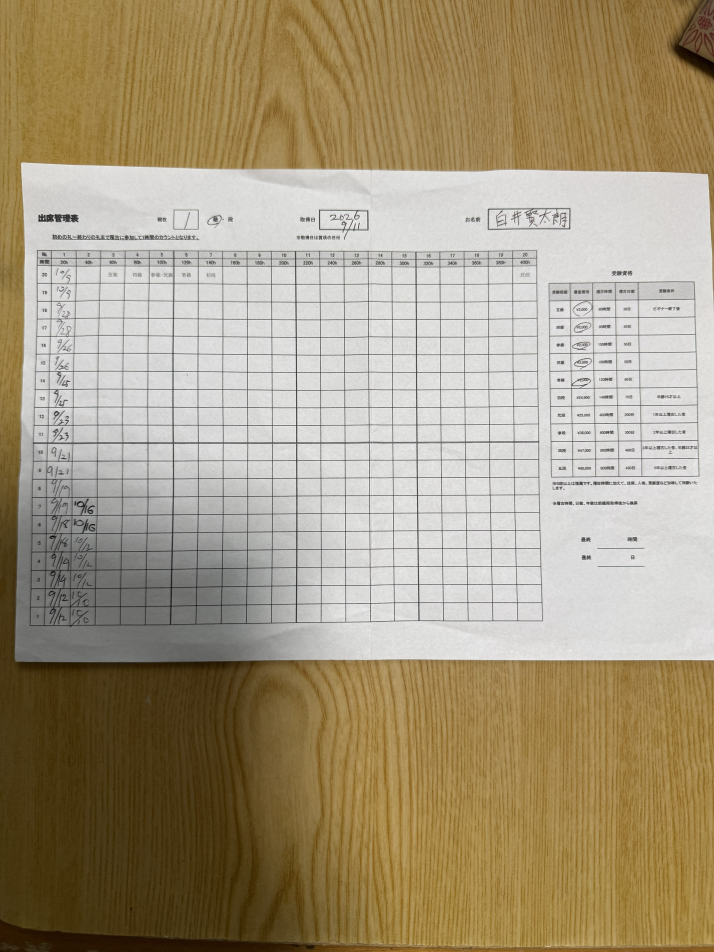
#> input picture work/paper-attendance-ai-verification-20261019/images/paper-attendance-source-20261019.jpg, 4284 x 5712 px (shown at 1/6 size)
$ python paper-attendance-preprocess-prototype.py paper-attendance-ai-verification-20261019/images/paper-attendance-source-20261019.jpg out.png
#> lines starting #> are read from the running program, lines starting #| are printed output that depends on the picture; after the words box and inside, x2 and y2 are one past the last pixel; in counts of white or black regions, pixels touching at a corner belong together
#!/usr/bin/env python3
"""Independent paper-attendance image preprocessing prototype.

This script writes image artifacts only. It never calls an API or Firestore.
It uses the existing review-screen corners as a coarse search seed, then snaps
all 21 x/y grid boundaries to image evidence before extracting 400 cards.
"""
from __future__ import annotations

import argparse
import json
from pathlib import Path

import numpy as np
from PIL import Image, ImageDraw, ImageEnhance, ImageFont

ROWS = COLS = 20
CARD_W, CARD_H = 320, 180
MESH_SUBDIV = 8
# Character strokes may cross any of the four printed outer rules.  The normal
# 20x20 image remains rule-to-rule; only the separate extraction image maps a
# narrow source margin into its outermost cards.
CHARACTER_SOURCE_MARGIN = 28
# Search seeds inherited from paper_attendance_review.js, refined below.
SEED = (270 / 4284, 1622 / 5712, 3255 / 4284, 3754 / 5712)


def smooth(values: np.ndarray, radius: int = 2) -> np.ndarray:
    kernel = np.ones(radius * 2 + 1, dtype=np.float64) / (radius * 2 + 1)
    return np.convolve(values.astype(np.float64), kernel, mode="same")


def snap_regular_lines(score: np.ndarray, start: float, end: float, count: int,
                       radius: int) -> list[int]:
    """Snap regularly-spaced seed positions to local projection maxima."""
    result: list[int] = []
    for expected in np.linspace(start, end, count):
        lo = max(0, int(round(expected)) - radius)
        hi = min(len(score), int(round(expected)) + radius + 1)
        position = lo + int(np.argmax(score[lo:hi]))
        if result and position <= result[-1]:
            raise RuntimeError("GRID_LINES_NOT_MONOTONIC")
        result.append(position)
    gaps = np.diff(result)
    median = float(np.median(gaps))
    if median <= 0 or np.max(np.abs(gaps - median)) > median * 0.35:
        raise RuntimeError("GRID_LINE_SPACING_UNSTABLE")
    return result


def detect_grid(gray: np.ndarray) -> tuple[list[int], list[int], np.ndarray]:
    height, width = gray.shape
    x0, y0, x1, y1 = (SEED[0] * width, SEED[1] * height,
                       SEED[2] * width, SEED[3] * height)
    # Dark pixels form long projection peaks at printed grid lines. The broad
    # search band tolerates camera position changes while excluding page text.
    dark = gray < 165
    y_band = dark[max(0, int(y0 - height * .035)):min(height, int(y1 + height * .035)), :]
    x_band = dark[:, max(0, int(x0 - width * .035)):min(width, int(x1 + width * .035))]
    vertical = smooth(y_band.sum(axis=0), 2)
    horizontal = smooth(x_band.sum(axis=1), 2)
    # Keep the local window well below half a cell, otherwise handwriting in
    # the first columns can pull two adjacent seeds onto the same stroke.
    x_lines = snap_regular_lines(vertical, x0, x1, COLS + 1, max(12, int(width * .006)))
    y_lines = snap_regular_lines(horizontal, y0, y1, ROWS + 1, max(12, int(height * .0062)))
    return x_lines, y_lines, dark


# [33 lines left out: functions local_intersection, refine_vertical_intersection, not called in this run]


def trace_vertical_rule_continuous(gray: np.ndarray, expected_x: int,
                                   y_start: int, y_end: int,
                                   radius: int = 48, y_step: int = 4
                                   ) -> list[tuple[float, float]]:
    """Trace one complete vertical rule before choosing its intersections.

    A local intersection can repeatedly lock onto handwritten ``1`` strokes.
    This full-height path instead requires narrow vertical evidence to remain
    continuous across cell interiors.  A small slope state permits gradual
    paper curvature without allowing jumps to handwriting, folds or shadows.
    """
    h, w = gray.shape
    lo = max(2, expected_x-radius)
    hi = min(w-3, expected_x+radius)
    xs = np.arange(lo, hi+1, dtype=np.int32)
    ys = list(range(max(2, y_start), min(h-3, y_end)+1, y_step))
    if ys[-1] != min(h-3, y_end):
        ys.append(min(h-3, y_end))
    slopes = np.arange(-2, 3, dtype=np.int32)
    darkness = 255.0-gray.astype(np.float64)
    evidence = np.zeros((len(ys), len(xs)), dtype=np.float64)
    for k, yy in enumerate(ys):
        ya, yb = max(0, yy-10), min(h, yy+11)
        for j, xx in enumerate(xs):
            center = float(darkness[ya:yb, xx-1:xx+2].mean())
            left = float(darkness[ya:yb, xx-10:xx-7].mean())
            right = float(darkness[ya:yb, xx+8:xx+11].mean())
            # Narrow center-minus-surround evidence rejects broad shadows.
            evidence[k, j] = center - 0.5*(left+right)

    inf = 1e15
    costs = np.full((len(xs), len(slopes)), inf, dtype=np.float64)
    back = np.full((len(ys), len(xs), len(slopes)), -1, dtype=np.int8)
    anchor = 0.0015*(xs-expected_x)**2
    costs[:, :] = -1.8*evidence[0, :, None] + anchor[:, None]
    for k in range(1, len(ys)):
        nxt = np.full_like(costs, inf)
        for j in range(len(xs)):
            for si, slope in enumerate(slopes):
                prev_j = j-int(slope)
                if prev_j < 0 or prev_j >= len(xs):
                    continue
                candidates = costs[prev_j, :] + 0.65*(slopes-slope)**2
                psi = int(np.argmin(candidates))
                nxt[j, si] = (candidates[psi] - 1.8*evidence[k, j] +
                              anchor[j] + 0.035*slope*slope)
                back[k, j, si] = psi
        costs = nxt

    j, si = np.unravel_index(int(np.argmin(costs)), costs.shape)
    chosen = [0]*len(ys)
    chosen[-1] = j
    for k in range(len(ys)-1, 0, -1):
        slope = int(slopes[si])
        prev_j = j-slope
        si = int(back[k, j, si])
        j = prev_j
        chosen[k-1] = j
    return [(float(xs[j]), float(y)) for y, j in zip(ys, chosen)]


def vertical_intersections_from_continuous_rules(
        gray: np.ndarray, x_lines: list[int],
        horizontal: list[list[tuple[float, float]]]
        ) -> list[list[tuple[int, int]]]:
    """Sample 21 continuous vertical paths at the 21 horizontal rules."""
    paths = [trace_vertical_rule_continuous(
                gray, x_lines[c],
                int(round(horizontal[0][c*MESH_SUBDIV][1])),
                int(round(horizontal[ROWS][c*MESH_SUBDIV][1])))
             for c in range(COLS+1)]
    result = [[(0, 0) for _ in range(COLS+1)] for _ in range(ROWS+1)]
    for c, path in enumerate(paths):
        path_y = np.asarray([p[1] for p in path])
        path_x = np.asarray([p[0] for p in path])
        for r in range(ROWS+1):
            y = int(round(horizontal[r][c*MESH_SUBDIV][1]))
            x = int(round(float(np.interp(y, path_y, path_x))))
            result[r][c] = (x, y)
    # The search corridors are narrower than half a cell; assert ordering so
    # no column identity can be exchanged by the continuity refinement.
    for r in range(ROWS+1):
        if any(result[r][c][0] >= result[r][c+1][0] for c in range(COLS)):
            raise RuntimeError("CONTINUOUS_VERTICAL_LINES_NOT_MONOTONIC")
    return result


# [50 lines left out: functions trace_vertical_segment, track_horizontal, not called in this run]


def trace_horizontal_rule(gray: np.ndarray, x_lines: list[int], y_lines: list[int],
                          row: int, count: int, radius: int = 46) -> list[tuple[float, float]]:
    """Trace one horizontal rule without trusting local_intersection y values.

    The path is solved from left to right with dynamic programming.  Ink
    evidence is directional, slope changes are penalized, and the search band
    is bounded by the midpoints to adjacent horizontal rules.  This lets the
    lower bowed rules move tens of pixels away from their projection seed while
    preventing a jump to handwriting, a fold, or a neighbouring rule.
    """
    h, w = gray.shape
    n = count
    xs: list[float] = []
    for k in range(COLS * n + 1):
        c, s = min(k // n, COLS - 1), k % n
        if k == COLS * n:
            c, s = COLS - 1, n
        u = s / n
        xs.append((1-u) * x_lines[c] + u * x_lines[c+1])

    expected = float(y_lines[row])
    lower = 1 if row == 0 else int(round((y_lines[row-1] + y_lines[row]) / 2)) + 2
    upper = h - 2 if row == ROWS else int(round((y_lines[row] + y_lines[row+1]) / 2)) - 2
    lo = max(lower, int(round(expected)) - radius)
    hi = min(upper, int(round(expected)) + radius)
    ys = np.arange(lo, hi + 1, dtype=np.int32)
    slopes = np.arange(-2, 3, dtype=np.int32)

    evidence = np.zeros((len(xs), len(ys)), dtype=np.float64)
    for k, xf in enumerate(xs):
        xx = int(round(xf))
        xa, xb = max(0, xx-22), min(w, xx+23)
        for j, yy in enumerate(ys):
            center = 255.0 - float(gray[yy, xa:xb].mean())
            surrounding_rows = [max(0, yy-delta) for delta in (15, 10, 6)] + [
                min(h-1, yy+delta) for delta in (6, 10, 15)]
            surround = float(np.mean([255.0-float(gray[sy, xa:xb].mean())
                                      for sy in surrounding_rows]))
            # Long horizontal support distinguishes a rule from a local stroke,
            # while center-minus-surround rejects broad shadows.
            long_a, long_b = max(0, xx-42), min(w, xx+43)
            long_center = 255.0 - float(gray[yy, long_a:long_b].mean())
            long_surround = 0.5 * (
                255.0-float(gray[max(0, yy-10), long_a:long_b].mean()) +
                255.0-float(gray[min(h-1, yy+10), long_a:long_b].mean()))
            evidence[k, j] = 2.4 * (center-surround) + 0.8 * (long_center-long_surround)

    inf = 1e15
    costs = np.full((len(ys), len(slopes)), inf, dtype=np.float64)
    back = np.full((len(xs), len(ys), len(slopes)), -1, dtype=np.int8)
    anchor = 0.006 * (ys - expected) ** 2
    for j in range(len(ys)):
        costs[j, :] = -evidence[0, j] + anchor[j]

    for k in range(1, len(xs)):
        nxt = np.full_like(costs, inf)
        for j, yy in enumerate(ys):
            for si, slope in enumerate(slopes):
                prev_j = j - int(slope)
                if prev_j < 0 or prev_j >= len(ys):
                    continue
                candidates = (costs[prev_j, :] + 0.72 * (slopes-slope) ** 2 +
                              0.035 * slope ** 2)
                psi = int(np.argmin(candidates))
                nxt[j, si] = (candidates[psi] - evidence[k, j] +
                              0.006 * (float(yy)-expected) ** 2)
                back[k, j, si] = psi
        costs = nxt

    j, si = np.unravel_index(int(np.argmin(costs)), costs.shape)
    chosen = [0] * len(xs)
    chosen[-1] = j
    for k in range(len(xs)-1, 0, -1):
        slope = int(slopes[si])
        prev_j = j - slope
        si = int(back[k, j, si])
        j = prev_j
        chosen[k-1] = j
    return [(x, float(ys[j])) for x, j in zip(xs, chosen)]


def trace_horizontal_rules(gray: np.ndarray, x_lines: list[int], y_lines: list[int],
                           count: int) -> list[list[tuple[float, float]]]:
    """Trace all 21 horizontal rules independently inside ordered corridors."""
    return [trace_horizontal_rule(gray, x_lines, y_lines, row, count)
            for row in range(ROWS + 1)]


# [157 lines left out: functions align_horizontal_x_to_intersections, track_vertical, build_mesh, alignment_metrics, ink_mask, label_card, not called in this run]


def main() -> None:
    parser = argparse.ArgumentParser()
    parser.add_argument("image")
    parser.add_argument("output")
    args = parser.parse_args()
    source_path, out = Path(args.image), Path(args.output)
    cards_dir = out / "cards"
    cards_dir.mkdir(parents=True, exist_ok=True)

    source = Image.open(source_path).convert("RGB")
#> source is the input picture: PIL image 4284x5712 RGB; mean R, G, B 166.3, 153.1, 126.8
    gray = np.asarray(source.convert("L"))
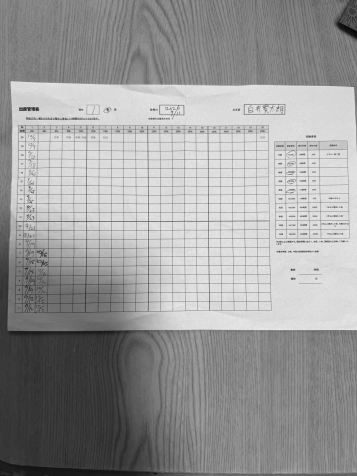
#> gray: shape (5712, 4284) (shown at 1/12 size); min 0, max 255, mean 154.1
    x_lines, y_lines, dark = detect_grid(gray)
#> in detect_grid, `dark = gray < 165`:
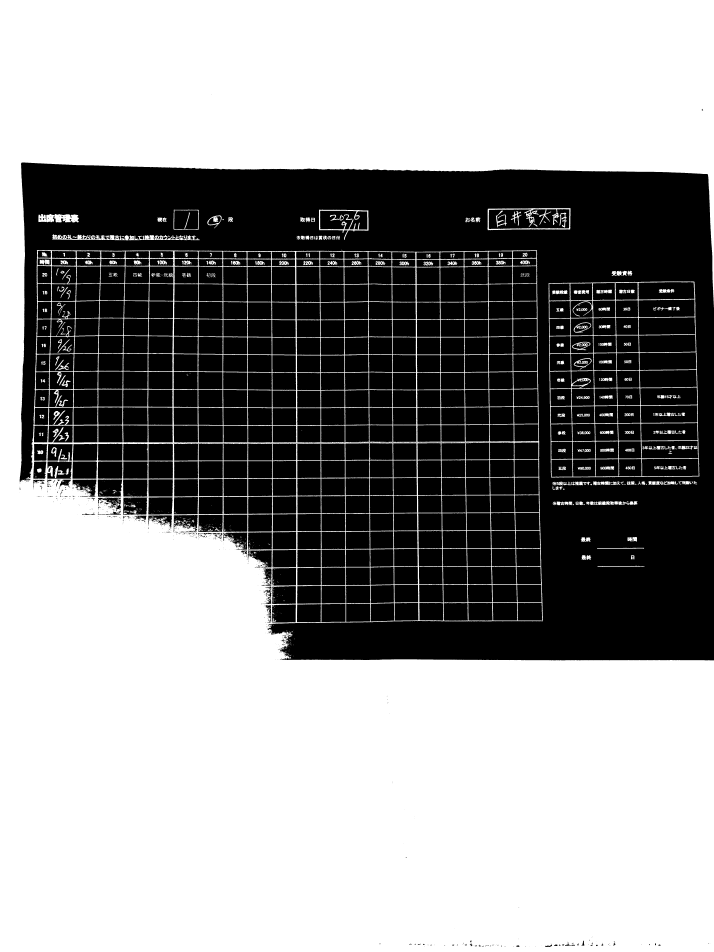
#> dark: shape (5712, 4284) bool (shown at 1/6 size); 58.5% white; 1930 black regions (1102 under 20 px), largest, box (x1, y1, x2, y2) and area: (118, 975, 4284, 3962) 3826758, (2933, 1255, 3416, 1374) 44864, (3839, 2220, 4181, 2326) 34500
#> (the rest of the program and of its run is left out)
